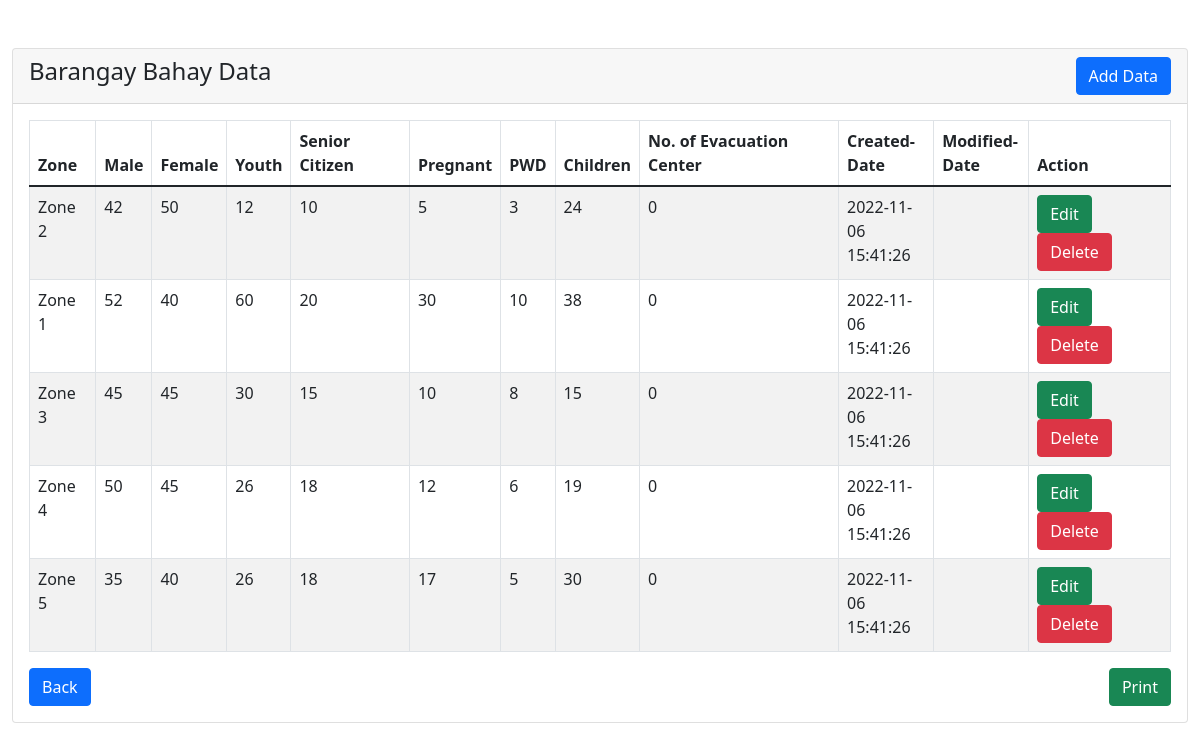
/admin/barangay-statistics/bahay/bahay-tbl.php (signed in), run on the app's committed database.
### tables this page shows
CREATE TABLE `barangay_data` (
  `id` int(10) NOT NULL,
  `barangay_name` varchar(50) NOT NULL,
  `zone` varchar(15) NOT NULL,
  `male` int(11) NOT NULL,
  `female` int(11) NOT NULL,
  `youth` int(11) NOT NULL,
  `senior_citizen` int(11) NOT NULL,
  `pregnant` int(11) NOT NULL,
  `pwd` int(11) NOT NULL,
  `children` int(11) NOT NULL,
  `no_evacuations` int(11) NOT NULL,
  `created_date` timestamp NULL DEFAULT current_timestamp(),
  `modified_date` timestamp NULL DEFAULT NULL ON UPDATE current_timestamp()
);

### admin/barangay-statistics/bahay/bahay-tbl.php (the view, shortened to what this page needs)
<?php
require '../../dbconfig.php';
?>
<!doctype html>
<html lang="en">
  <head>
    <link rel="stylesheet" type="text/css" href="../style-print.css" media="print" >
    <link href="https://cdn.jsdelivr.net/npm/bootstrap@5.1.3/dist/css/bootstrap.min.css" rel="stylesheet">
</head>
<body>
    <div class="container-fluid mt-5">
        <div class="row">
            <div class="col-md-12">
                <div class="card">
                    <div class="card-header">
                        <h4>Barangay Bahay Data
                            <a href="add-data.php" class="btn btn-primary float-end" id="print-btn">Add Data</a>
                        </h4>
                    </div>
                    <div class="card-body">
                        <table class="table table-bordered table-striped">
                            <thead>
                                <tr>
                                    <th>Zone</th>
                                    <th>Male</th>
                                    <th>Female</th>
                                    <th>Youth</th>
                                    <th>Senior Citizen</th>
                                    <th>Pregnant</th>
                                    <th>PWD</th>
                                    <th>Children</th>
                                    <th>No. of Evacuation Center</th>
                                    <th id="print-btn">Created-Date</th>
                                    <th id="print-btn">Modified-Date</th>
                                    <th id="print-btn">Action</th>
                                </tr>
                            </thead>
                            <tbody>
                                <?php
                                    $query = "SELECT * FROM barangay_data WHERE barangay_name='Bahay'";
                                    $query_run = mysqli_query($con, $query);
                                    if(mysqli_num_rows($query_run) > 0)
                                    {
                                        foreach($query_run as $bahay)
                                        {
                                            ?>
                                            <tr>
                                                <td><?= $bahay['zone']; ?></td>
                                                <td><?= $bahay['male']; ?></td>
                                                <td><?= $bahay['female']; ?></td>
                                                <td><?= $bahay['youth']; ?></td>
                                                <td><?= $bahay['senior_citizen']; ?></td>
                                                <td><?= $bahay['pregnant']; ?></td>
                                                <td><?= $bahay['pwd']; ?></td>
                                                <td><?= $bahay['children']; ?></td>
                                                <td><?= $bahay['no_evacuations']; ?></td>
                                                <td id="print-btn" class="col-md-1"><?= $bahay['created_date']; ?></td>
                                                <td id="print-btn" class="col-md-1"><?= $bahay['modified_date']; ?></td>
                                                <td id="print-btn"  class="col-md-1.1">
                                                    <a href="edit-data.php?id=<?= $bahay['id']; ?>" class="btn btn-success btn">Edit</a>
                                                    <button type="button" class="btn btn-danger btn deletebtn">Delete</button>
                                                </td>
                                            </tr>
                                            <?php
                                        }
                                    }
                                    else
                                    {
                                        echo "<h5> No Record Found </h5>";
                                    }
                                ?>
                            </tbody>
                        </table>
                        <a href="../barangay-statistics.php" class="btn btn-primary float-start" id="print-btn">Back</a>
                        <button onclick="window.print()" class="btn btn-success float-end" id="print-btn">  Print  </button>
                    </div>
                </div>
            </div>
        </div>
    </div>
</body>
</html>

### admin/barangay-statistics/style-print.css (style rules this page uses)
#print-btn { display: none; visibility: none; }

### data on the page
barangay_data: zone "Zone 2", male "42", female "50", youth "12", senior_citizen "10", pregnant "5", pwd "3", children "24", no_evacuations "0", created_date "2022-11-06 15:41:26"
barangay_data: zone "Zone 1", male "52", female "40", youth "60", senior_citizen "20", pregnant "30", pwd "10", children "38", no_evacuations "0", created_date "2022-11-06 15:41:26"
barangay_data: zone "Zone 3", male "45", female "45", youth "30", senior_citizen "15", pregnant "10", pwd "8", children "15", no_evacuations "0", created_date "2022-11-06 15:41:26"
barangay_data: zone "Zone 4", male "50", female "45", youth "26", senior_citizen "18", pregnant "12", pwd "6", children "19", no_evacuations "0", created_date "2022-11-06 15:41:26"
barangay_data: zone "Zone 5", male "35", female "40", youth "26", senior_citizen "18", pregnant "17", pwd "5", children "30", no_evacuations "0", created_date "2022-11-06 15:41:26"
